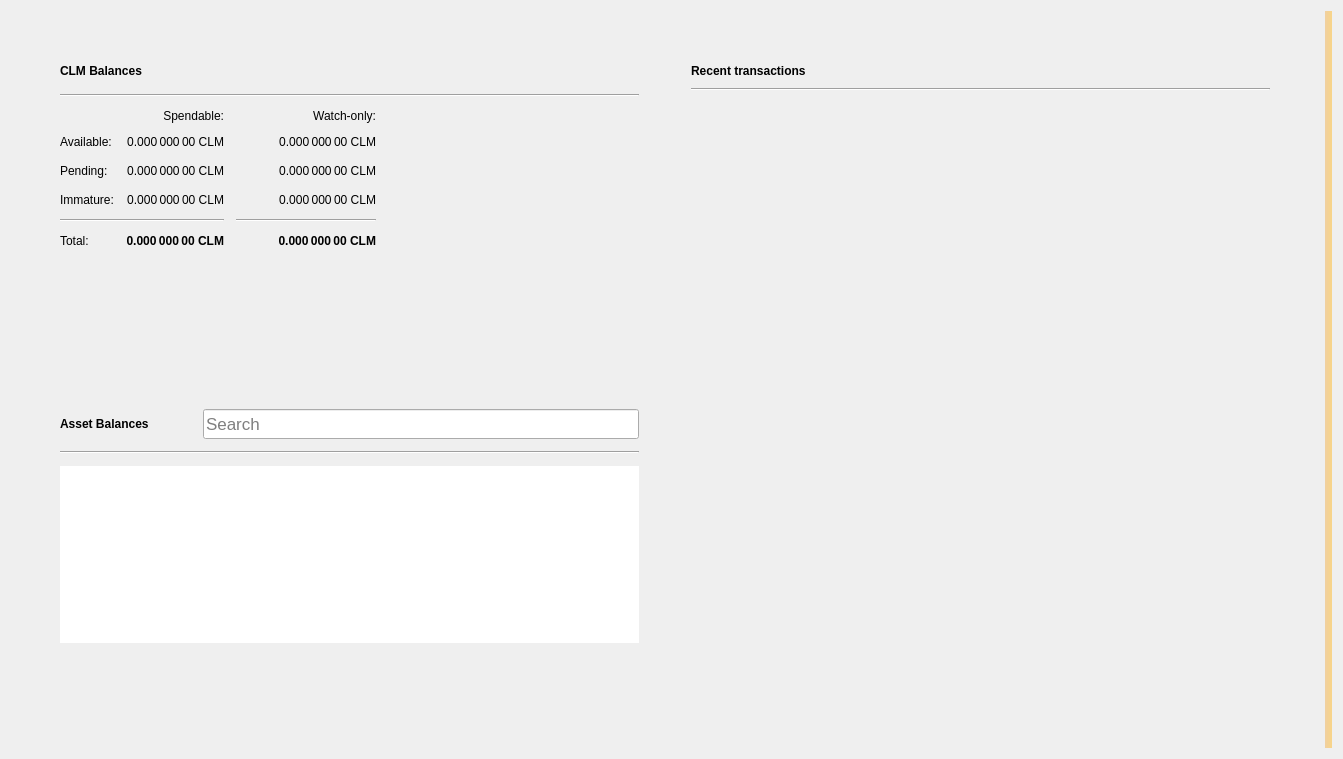
<?xml version="1.0" encoding="UTF-8"?>
<ui version="4.0">
 <class>OverviewPage</class>
 <widget class="QWidget" name="OverviewPage">
  <property name="geometry">
   <rect>
    <x>0</x>
    <y>0</y>
    <width>1343</width>
    <height>759</height>
   </rect>
  </property>
  <property name="windowTitle">
   <string>Form</string>
  </property>
  <property name="autoFillBackground">
   <bool>false</bool>
  </property>
  <layout class="QGridLayout" name="gridLayout_3">
   <item row="0" column="1">
    <layout class="QVBoxLayout" name="verticalLayout_7">
     <property name="spacing">
      <number>0</number>
     </property>
     <property name="leftMargin">
      <number>0</number>
     </property>
     <property name="topMargin">
      <number>0</number>
     </property>
     <property name="rightMargin">
      <number>0</number>
     </property>
     <property name="bottomMargin">
      <number>0</number>
     </property>
     <item>
      <layout class="QHBoxLayout" name="horizontalLayout" stretch="0,0">
       <property name="spacing">
        <number>34</number>
       </property>
       <property name="sizeConstraint">
        <enum>QLayout::SetMaximumSize</enum>
       </property>
       <property name="leftMargin">
        <number>40</number>
       </property>
       <property name="topMargin">
        <number>40</number>
       </property>
       <property name="rightMargin">
        <number>40</number>
       </property>
       <property name="bottomMargin">
        <number>40</number>
       </property>
       <item>
        <layout class="QVBoxLayout" name="verticalLayout_2">
         <property name="spacing">
          <number>34</number>
         </property>
         <property name="rightMargin">
          <number>0</number>
         </property>
         <item>
          <widget class="QFrame" name="frame">
           <property name="sizePolicy">
            <sizepolicy hsizetype="Preferred" vsizetype="Preferred">
             <horstretch>0</horstretch>
             <verstretch>0</verstretch>
            </sizepolicy>
           </property>
           <property name="frameShape">
            <enum>QFrame::NoFrame</enum>
           </property>
           <property name="frameShadow">
            <enum>QFrame::Raised</enum>
           </property>
           <property name="lineWidth">
            <number>10</number>
           </property>
           <layout class="QVBoxLayout" name="verticalLayout_4">
            <property name="spacing">
             <number>12</number>
            </property>
            <item>
             <layout class="QHBoxLayout" name="horizontalLayout_4">
              <item>
               <widget class="QLabel" name="rvnBalancesLabel">
                <property name="font">
                 <font>
                  <weight>75</weight>
                  <bold>true</bold>
                 </font>
                </property>
                <property name="text">
                 <string>CLM Balances</string>
                </property>
               </widget>
              </item>
              <item>
               <widget class="QPushButton" name="labelWalletStatus">
                <property name="enabled">
                 <bool>true</bool>
                </property>
                <property name="maximumSize">
                 <size>
                  <width>30</width>
                  <height>16777215</height>
                 </size>
                </property>
                <property name="toolTip">
                 <string>The displayed information may be out of date. Your wallet automatically synchronizes with the Colombo network after a connection is established, but this process has not completed yet.</string>
                </property>
                <property name="text">
                 <string/>
                </property>
                <property name="icon">
                 <iconset>
                  <normaloff>:/icons/warning</normaloff>
                  <disabledoff>:/icons/warning</disabledoff>:/icons/warning</iconset>
                </property>
                <property name="iconSize">
                 <size>
                  <width>24</width>
                  <height>24</height>
                 </size>
                </property>
                <property name="flat">
                 <bool>true</bool>
                </property>
               </widget>
              </item>
              <item>
               <spacer name="horizontalSpacer_3">
                <property name="orientation">
                 <enum>Qt::Horizontal</enum>
                </property>
                <property name="sizeHint" stdset="0">
                 <size>
                  <width>40</width>
                  <height>20</height>
                 </size>
                </property>
               </spacer>
              </item>
             </layout>
            </item>
            <item>
             <widget class="Line" name="line_2">
              <property name="orientation">
               <enum>Qt::Horizontal</enum>
              </property>
             </widget>
            </item>
            <item>
             <layout class="QGridLayout" name="gridLayout">
              <property name="spacing">
               <number>12</number>
              </property>
              <item row="3" column="2">
               <widget class="QLabel" name="labelWatchImmature">
                <property name="font">
                 <font>
                  <weight>50</weight>
                  <bold>false</bold>
                 </font>
                </property>
                <property name="cursor">
                 <cursorShape>IBeamCursor</cursorShape>
                </property>
                <property name="toolTip">
                 <string>Mined balance in watch-only addresses that has not yet matured</string>
                </property>
                <property name="text">
                 <string notr="true">0.000 000 00 CLM</string>
                </property>
                <property name="alignment">
                 <set>Qt::AlignRight|Qt::AlignTrailing|Qt::AlignVCenter</set>
                </property>
                <property name="textInteractionFlags">
                 <set>Qt::LinksAccessibleByMouse|Qt::TextSelectableByKeyboard|Qt::TextSelectableByMouse</set>
                </property>
               </widget>
              </item>
              <item row="2" column="3">
               <spacer name="horizontalSpacer_2">
                <property name="orientation">
                 <enum>Qt::Horizontal</enum>
                </property>
                <property name="sizeHint" stdset="0">
                 <size>
                  <width>40</width>
                  <height>20</height>
                 </size>
                </property>
               </spacer>
              </item>
              <item row="1" column="0">
               <widget class="QLabel" name="labelBalanceText">
                <property name="text">
                 <string>Available:</string>
                </property>
               </widget>
              </item>
              <item row="1" column="2">
               <widget class="QLabel" name="labelWatchAvailable">
                <property name="font">
                 <font>
                  <weight>50</weight>
                  <bold>false</bold>
                 </font>
                </property>
                <property name="cursor">
                 <cursorShape>IBeamCursor</cursorShape>
                </property>
                <property name="toolTip">
                 <string>Your current balance in watch-only addresses</string>
                </property>
                <property name="text">
                 <string notr="true">0.000 000 00 CLM</string>
                </property>
                <property name="alignment">
                 <set>Qt::AlignRight|Qt::AlignTrailing|Qt::AlignVCenter</set>
                </property>
                <property name="textInteractionFlags">
                 <set>Qt::LinksAccessibleByMouse|Qt::TextSelectableByKeyboard|Qt::TextSelectableByMouse</set>
                </property>
               </widget>
              </item>
              <item row="2" column="1">
               <widget class="QLabel" name="labelUnconfirmed">
                <property name="font">
                 <font>
                  <weight>50</weight>
                  <bold>false</bold>
                 </font>
                </property>
                <property name="cursor">
                 <cursorShape>IBeamCursor</cursorShape>
                </property>
                <property name="toolTip">
                 <string>Total of transactions that have yet to be confirmed, and do not yet count toward the spendable balance</string>
                </property>
                <property name="text">
                 <string notr="true">0.000 000 00 CLM</string>
                </property>
                <property name="alignment">
                 <set>Qt::AlignRight|Qt::AlignTrailing|Qt::AlignVCenter</set>
                </property>
                <property name="textInteractionFlags">
                 <set>Qt::LinksAccessibleByMouse|Qt::TextSelectableByKeyboard|Qt::TextSelectableByMouse</set>
                </property>
               </widget>
              </item>
              <item row="4" column="2">
               <widget class="Line" name="lineWatchBalance">
                <property name="sizePolicy">
                 <sizepolicy hsizetype="Preferred" vsizetype="Fixed">
                  <horstretch>0</horstretch>
                  <verstretch>0</verstretch>
                 </sizepolicy>
                </property>
                <property name="minimumSize">
                 <size>
                  <width>140</width>
                  <height>0</height>
                 </size>
                </property>
                <property name="orientation">
                 <enum>Qt::Horizontal</enum>
                </property>
               </widget>
              </item>
              <item row="0" column="1">
               <widget class="QLabel" name="labelSpendable">
                <property name="text">
                 <string>Spendable:</string>
                </property>
                <property name="alignment">
                 <set>Qt::AlignRight|Qt::AlignTrailing|Qt::AlignVCenter</set>
                </property>
               </widget>
              </item>
              <item row="3" column="0">
               <widget class="QLabel" name="labelImmatureText">
                <property name="text">
                 <string>Immature:</string>
                </property>
               </widget>
              </item>
              <item row="5" column="2">
               <widget class="QLabel" name="labelWatchTotal">
                <property name="font">
                 <font>
                  <weight>75</weight>
                  <bold>true</bold>
                 </font>
                </property>
                <property name="cursor">
                 <cursorShape>IBeamCursor</cursorShape>
                </property>
                <property name="toolTip">
                 <string>Current total balance in watch-only addresses</string>
                </property>
                <property name="text">
                 <string notr="true">0.000 000 00 CLM</string>
                </property>
                <property name="alignment">
                 <set>Qt::AlignRight|Qt::AlignTrailing|Qt::AlignVCenter</set>
                </property>
                <property name="textInteractionFlags">
                 <set>Qt::LinksAccessibleByMouse|Qt::TextSelectableByKeyboard|Qt::TextSelectableByMouse</set>
                </property>
               </widget>
              </item>
              <item row="4" column="0" colspan="2">
               <widget class="Line" name="line">
                <property name="orientation">
                 <enum>Qt::Horizontal</enum>
                </property>
               </widget>
              </item>
              <item row="0" column="2">
               <widget class="QLabel" name="labelWatchonly">
                <property name="text">
                 <string>Watch-only:</string>
                </property>
                <property name="alignment">
                 <set>Qt::AlignRight|Qt::AlignTrailing|Qt::AlignVCenter</set>
                </property>
               </widget>
              </item>
              <item row="5" column="1">
               <widget class="QLabel" name="labelTotal">
                <property name="font">
                 <font>
                  <weight>75</weight>
                  <bold>true</bold>
                 </font>
                </property>
                <property name="cursor">
                 <cursorShape>IBeamCursor</cursorShape>
                </property>
                <property name="toolTip">
                 <string>Your current total balance</string>
                </property>
                <property name="text">
                 <string notr="true">0.000 000 00 CLM</string>
                </property>
                <property name="alignment">
                 <set>Qt::AlignRight|Qt::AlignTrailing|Qt::AlignVCenter</set>
                </property>
                <property name="textInteractionFlags">
                 <set>Qt::LinksAccessibleByMouse|Qt::TextSelectableByKeyboard|Qt::TextSelectableByMouse</set>
                </property>
               </widget>
              </item>
              <item row="1" column="1">
               <widget class="QLabel" name="labelBalance">
                <property name="font">
                 <font>
                  <weight>50</weight>
                  <bold>false</bold>
                 </font>
                </property>
                <property name="cursor">
                 <cursorShape>IBeamCursor</cursorShape>
                </property>
                <property name="toolTip">
                 <string>Your current spendable balance</string>
                </property>
                <property name="text">
                 <string notr="true">0.000 000 00 CLM</string>
                </property>
                <property name="alignment">
                 <set>Qt::AlignRight|Qt::AlignTrailing|Qt::AlignVCenter</set>
                </property>
                <property name="textInteractionFlags">
                 <set>Qt::LinksAccessibleByMouse|Qt::TextSelectableByKeyboard|Qt::TextSelectableByMouse</set>
                </property>
               </widget>
              </item>
              <item row="2" column="0">
               <widget class="QLabel" name="labelPendingText">
                <property name="text">
                 <string>Pending:</string>
                </property>
               </widget>
              </item>
              <item row="5" column="0">
               <widget class="QLabel" name="labelTotalText">
                <property name="text">
                 <string>Total:</string>
                </property>
               </widget>
              </item>
              <item row="3" column="1">
               <widget class="QLabel" name="labelImmature">
                <property name="font">
                 <font>
                  <weight>50</weight>
                  <bold>false</bold>
                 </font>
                </property>
                <property name="cursor">
                 <cursorShape>IBeamCursor</cursorShape>
                </property>
                <property name="toolTip">
                 <string>Mined balance that has not yet matured</string>
                </property>
                <property name="text">
                 <string notr="true">0.000 000 00 CLM</string>
                </property>
                <property name="alignment">
                 <set>Qt::AlignRight|Qt::AlignTrailing|Qt::AlignVCenter</set>
                </property>
                <property name="textInteractionFlags">
                 <set>Qt::LinksAccessibleByMouse|Qt::TextSelectableByKeyboard|Qt::TextSelectableByMouse</set>
                </property>
               </widget>
              </item>
              <item row="2" column="2">
               <widget class="QLabel" name="labelWatchPending">
                <property name="font">
                 <font>
                  <weight>50</weight>
                  <bold>false</bold>
                 </font>
                </property>
                <property name="cursor">
                 <cursorShape>IBeamCursor</cursorShape>
                </property>
                <property name="toolTip">
                 <string>Unconfirmed transactions to watch-only addresses</string>
                </property>
                <property name="text">
                 <string notr="true">0.000 000 00 CLM</string>
                </property>
                <property name="alignment">
                 <set>Qt::AlignRight|Qt::AlignTrailing|Qt::AlignVCenter</set>
                </property>
                <property name="textInteractionFlags">
                 <set>Qt::LinksAccessibleByMouse|Qt::TextSelectableByKeyboard|Qt::TextSelectableByMouse</set>
                </property>
               </widget>
              </item>
             </layout>
            </item>
           </layout>
          </widget>
         </item>
         <item>
          <widget class="QWidget" name="assetVerticalSpaceWidget2" native="true">
           <property name="autoFillBackground">
            <bool>false</bool>
           </property>
           <layout class="QVBoxLayout" name="verticalLayout_6">
            <item>
             <spacer name="verticalSpacer_4">
              <property name="orientation">
               <enum>Qt::Vertical</enum>
              </property>
              <property name="sizeHint" stdset="0">
               <size>
                <width>20</width>
                <height>87</height>
               </size>
              </property>
             </spacer>
            </item>
           </layout>
          </widget>
         </item>
         <item>
          <widget class="QFrame" name="assetFrame">
           <property name="autoFillBackground">
            <bool>true</bool>
           </property>
           <property name="frameShape">
            <enum>QFrame::NoFrame</enum>
           </property>
           <property name="frameShadow">
            <enum>QFrame::Plain</enum>
           </property>
           <property name="lineWidth">
            <number>0</number>
           </property>
           <layout class="QVBoxLayout" name="verticalLayout_5">
            <property name="spacing">
             <number>12</number>
            </property>
            <item>
             <layout class="QHBoxLayout" name="assetBalanceHorizontalLayout">
              <item alignment="Qt::AlignVCenter">
               <widget class="QLabel" name="assetBalanceLabel">
                <property name="font">
                 <font>
                  <weight>75</weight>
                  <bold>true</bold>
                 </font>
                </property>
                <property name="text">
                 <string>Asset Balances</string>
                </property>
               </widget>
              </item>
              <item>
               <widget class="QPushButton" name="labelAssetStatus">
                <property name="enabled">
                 <bool>true</bool>
                </property>
                <property name="maximumSize">
                 <size>
                  <width>30</width>
                  <height>16777215</height>
                 </size>
                </property>
                <property name="toolTip">
                 <string>The displayed information may be out of date. Your wallet automatically synchronizes with the Colombo network after a connection is established, but this process has not completed yet.</string>
                </property>
                <property name="text">
                 <string/>
                </property>
                <property name="icon">
                 <iconset>
                  <normaloff>:/icons/warning</normaloff>
                  <disabledoff>:/icons/warning</disabledoff>:/icons/warning</iconset>
                </property>
                <property name="iconSize">
                 <size>
                  <width>24</width>
                  <height>24</height>
                 </size>
                </property>
                <property name="flat">
                 <bool>true</bool>
                </property>
               </widget>
              </item>
              <item alignment="Qt::AlignBottom">
               <widget class="QLineEdit" name="assetSearch">
                <property name="sizePolicy">
                 <sizepolicy hsizetype="Expanding" vsizetype="Preferred">
                  <horstretch>0</horstretch>
                  <verstretch>0</verstretch>
                 </sizepolicy>
                </property>
                <property name="minimumSize">
                 <size>
                  <width>0</width>
                  <height>30</height>
                 </size>
                </property>
                <property name="maximumSize">
                 <size>
                  <width>16777215</width>
                  <height>30</height>
                 </size>
                </property>
                <property name="sizeIncrement">
                 <size>
                  <width>0</width>
                  <height>0</height>
                 </size>
                </property>
                <property name="baseSize">
                 <size>
                  <width>0</width>
                  <height>0</height>
                 </size>
                </property>
                <property name="font">
                 <font>
                  <pointsize>13</pointsize>
                 </font>
                </property>
                <property name="maxLength">
                 <number>32</number>
                </property>
                <property name="frame">
                 <bool>true</bool>
                </property>
                <property name="alignment">
                 <set>Qt::AlignLeading|Qt::AlignLeft|Qt::AlignVCenter</set>
                </property>
                <property name="placeholderText">
                 <string>Search</string>
                </property>
                <property name="clearButtonEnabled">
                 <bool>true</bool>
                </property>
               </widget>
              </item>
             </layout>
            </item>
            <item>
             <widget class="Line" name="assetBalanceLine">
              <property name="orientation">
               <enum>Qt::Horizontal</enum>
              </property>
             </widget>
            </item>
            <item>
             <widget class="QListView" name="listAssets">
              <property name="frameShape">
               <enum>QFrame::NoFrame</enum>
              </property>
              <property name="lineWidth">
               <number>0</number>
              </property>
              <property name="verticalScrollMode">
               <enum>QAbstractItemView::ScrollPerItem</enum>
              </property>
             </widget>
            </item>
            <item>
             <widget class="QWidget" name="assetVerticalSpaceWidget" native="true">
              <property name="autoFillBackground">
               <bool>false</bool>
              </property>
              <layout class="QVBoxLayout" name="verticalLayout">
               <item>
                <spacer name="verticalSpacer_3">
                 <property name="orientation">
                  <enum>Qt::Vertical</enum>
                 </property>
                 <property name="sizeHint" stdset="0">
                  <size>
                   <width>20</width>
                   <height>40</height>
                  </size>
                 </property>
                </spacer>
               </item>
              </layout>
             </widget>
            </item>
           </layout>
          </widget>
         </item>
        </layout>
       </item>
       <item>
        <layout class="QVBoxLayout" name="verticalLayout_3">
         <property name="spacing">
          <number>34</number>
         </property>
         <property name="leftMargin">
          <number>0</number>
         </property>
         <item>
          <widget class="QFrame" name="frame_2">
           <property name="sizePolicy">
            <sizepolicy hsizetype="Preferred" vsizetype="Fixed">
             <horstretch>0</horstretch>
             <verstretch>0</verstretch>
            </sizepolicy>
           </property>
           <property name="frameShape">
            <enum>QFrame::NoFrame</enum>
           </property>
           <property name="frameShadow">
            <enum>QFrame::Plain</enum>
           </property>
           <property name="lineWidth">
            <number>0</number>
           </property>
           <layout class="QGridLayout" name="gridLayout_2">
            <property name="horizontalSpacing">
             <number>12</number>
            </property>
            <item row="0" column="0">
             <layout class="QHBoxLayout" name="horizontalLayout_2">
              <item>
               <widget class="QLabel" name="recentTransactionsLabel">
                <property name="font">
                 <font>
                  <weight>75</weight>
                  <bold>true</bold>
                 </font>
                </property>
                <property name="text">
                 <string>Recent transactions</string>
                </property>
               </widget>
              </item>
              <item>
               <widget class="QPushButton" name="labelTransactionsStatus">
                <property name="enabled">
                 <bool>true</bool>
                </property>
                <property name="maximumSize">
                 <size>
                  <width>30</width>
                  <height>16777215</height>
                 </size>
                </property>
                <property name="toolTip">
                 <string>The displayed information may be out of date. Your wallet automatically synchronizes with the Colombo network after a connection is established, but this process has not completed yet.</string>
                </property>
                <property name="text">
                 <string/>
                </property>
                <property name="icon">
                 <iconset>
                  <normaloff>:/icons/warning</normaloff>
                  <disabledoff>:/icons/warning</disabledoff>:/icons/warning</iconset>
                </property>
                <property name="iconSize">
                 <size>
                  <width>24</width>
                  <height>24</height>
                 </size>
                </property>
                <property name="flat">
                 <bool>true</bool>
                </property>
               </widget>
              </item>
              <item>
               <spacer name="horizontalSpacer">
                <property name="orientation">
                 <enum>Qt::Horizontal</enum>
                </property>
                <property name="sizeHint" stdset="0">
                 <size>
                  <width>40</width>
                  <height>20</height>
                 </size>
                </property>
               </spacer>
              </item>
             </layout>
            </item>
            <item row="2" column="0">
             <widget class="QListView" name="listTransactions">
              <property name="styleSheet">
               <string notr="true">QListView { background: transparent; }</string>
              </property>
              <property name="frameShape">
               <enum>QFrame::NoFrame</enum>
              </property>
              <property name="verticalScrollBarPolicy">
               <enum>Qt::ScrollBarAlwaysOff</enum>
              </property>
              <property name="horizontalScrollBarPolicy">
               <enum>Qt::ScrollBarAlwaysOff</enum>
              </property>
              <property name="selectionMode">
               <enum>QAbstractItemView::NoSelection</enum>
              </property>
             </widget>
            </item>
            <item row="1" column="0">
             <widget class="Line" name="line_3">
              <property name="orientation">
               <enum>Qt::Horizontal</enum>
              </property>
             </widget>
            </item>
           </layout>
          </widget>
         </item>
         <item>
          <spacer name="verticalSpacer_2">
           <property name="orientation">
            <enum>Qt::Vertical</enum>
           </property>
           <property name="sizeHint" stdset="0">
            <size>
             <width>20</width>
             <height>40</height>
            </size>
           </property>
          </spacer>
         </item>
        </layout>
       </item>
      </layout>
     </item>
    </layout>
   </item>
   <item row="0" column="3">
    <widget class="QLabel" name="labelAlerts">
     <property name="visible">
      <bool>true</bool>
     </property>
     <property name="styleSheet">
      <string notr="true">QLabel { background-color: qlineargradient(x1: 0, y1: 0, x2: 1, y2: 0, stop:0 #F0D0A0, stop:1 #F8D488); color:#000000; }</string>
     </property>
     <property name="wordWrap">
      <bool>true</bool>
     </property>
     <property name="margin">
      <number>3</number>
     </property>
     <property name="textInteractionFlags">
      <set>Qt::TextSelectableByMouse</set>
     </property>
    </widget>
   </item>
  </layout>
 </widget>
 <resources/>
 <connections/>
</ui>
